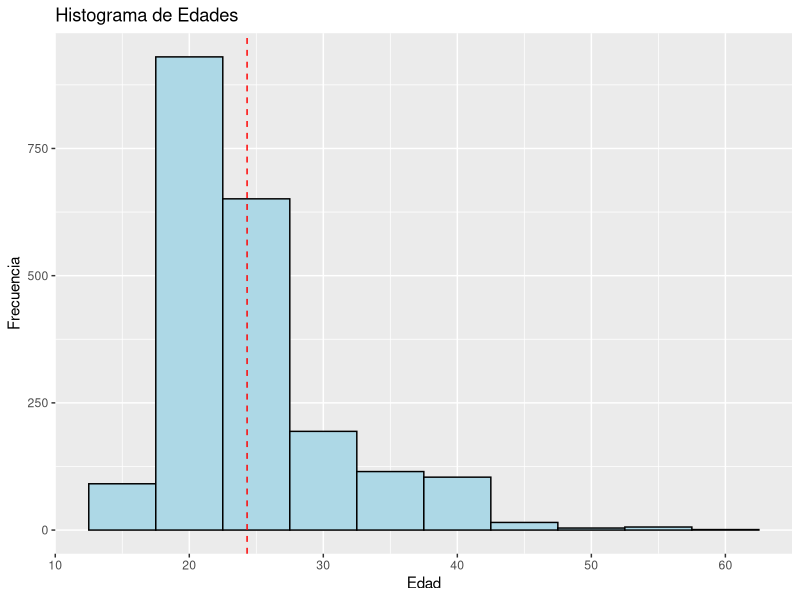
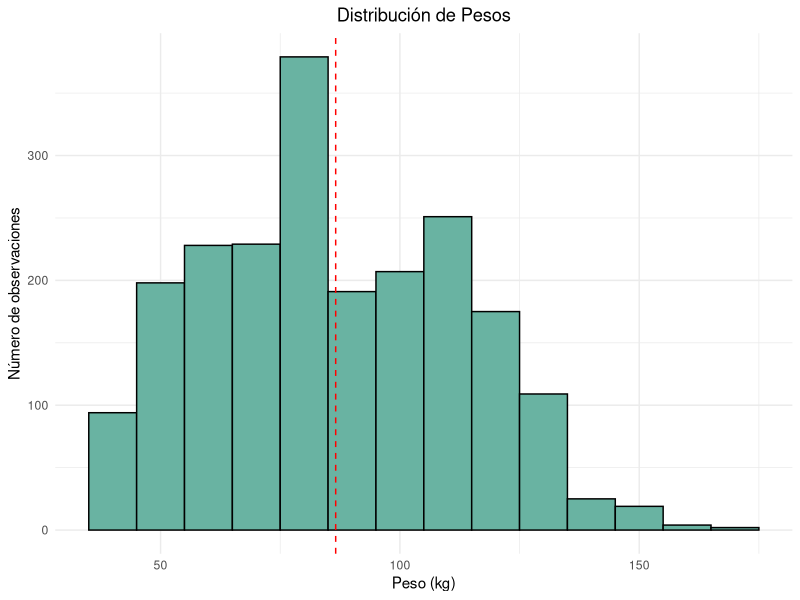
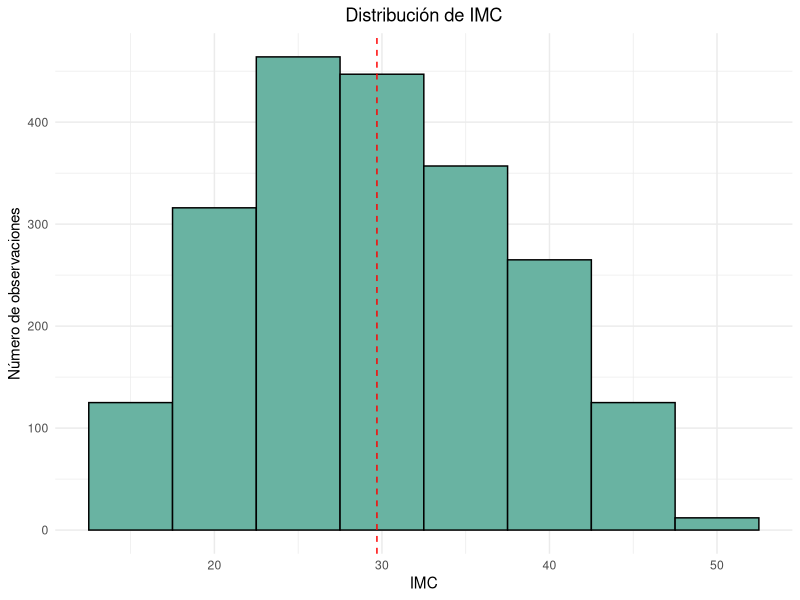
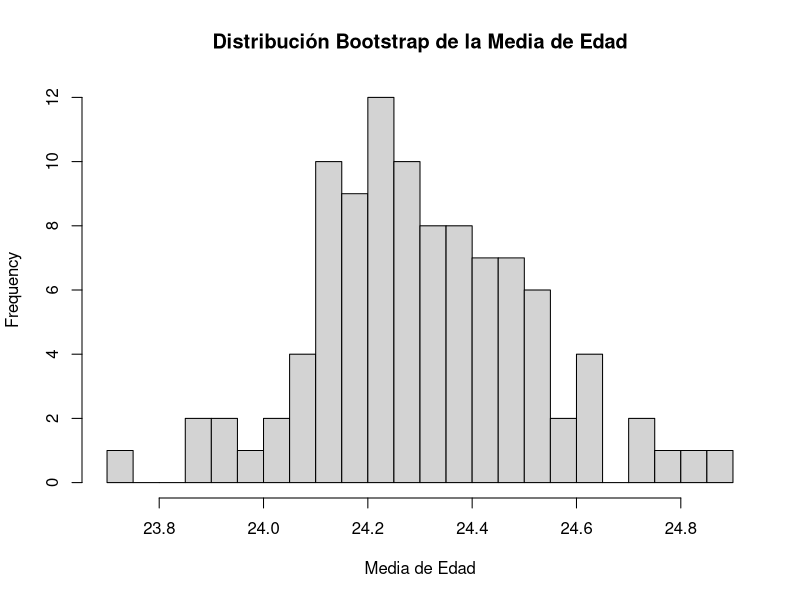
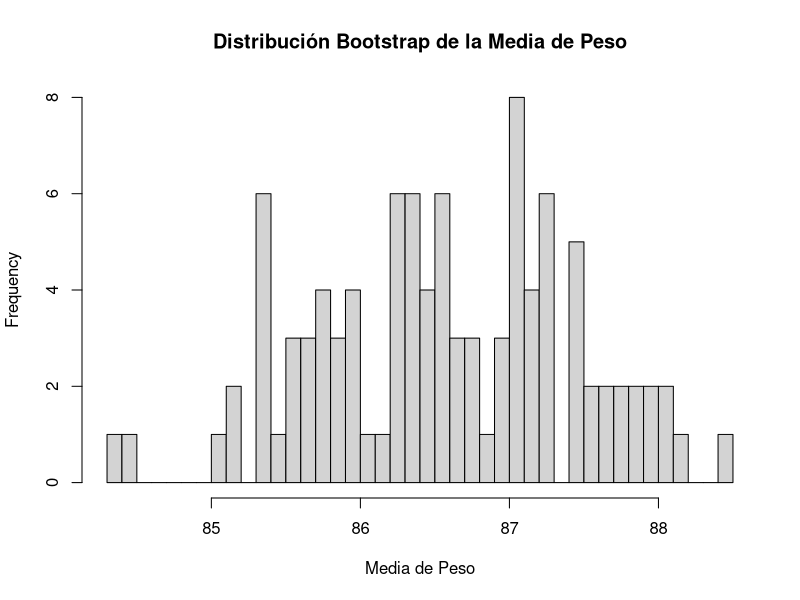
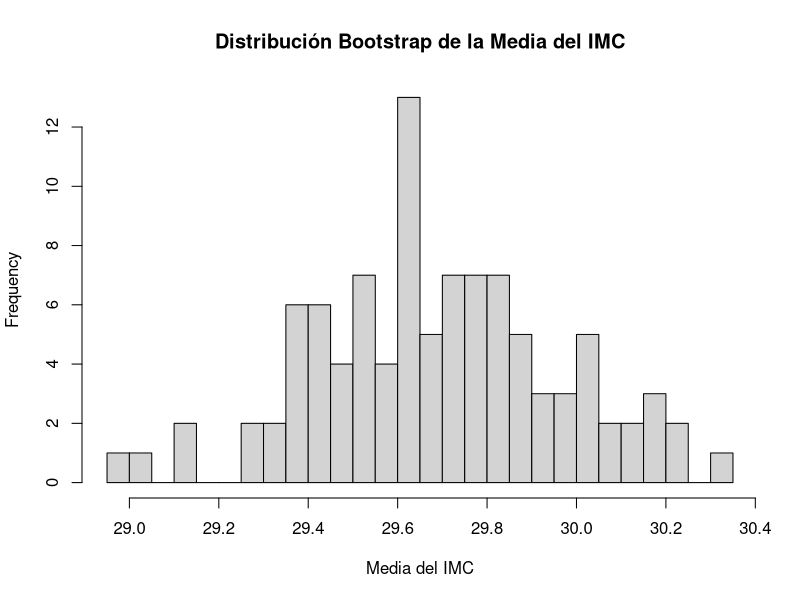
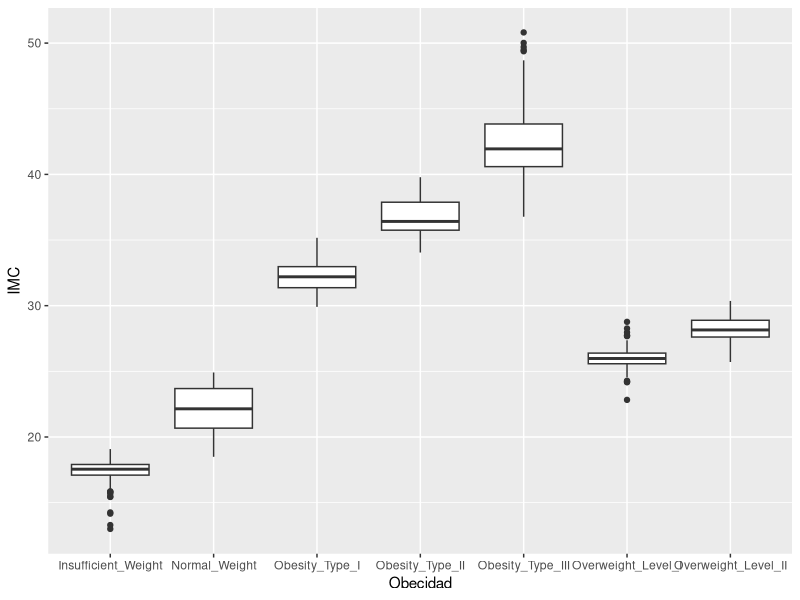
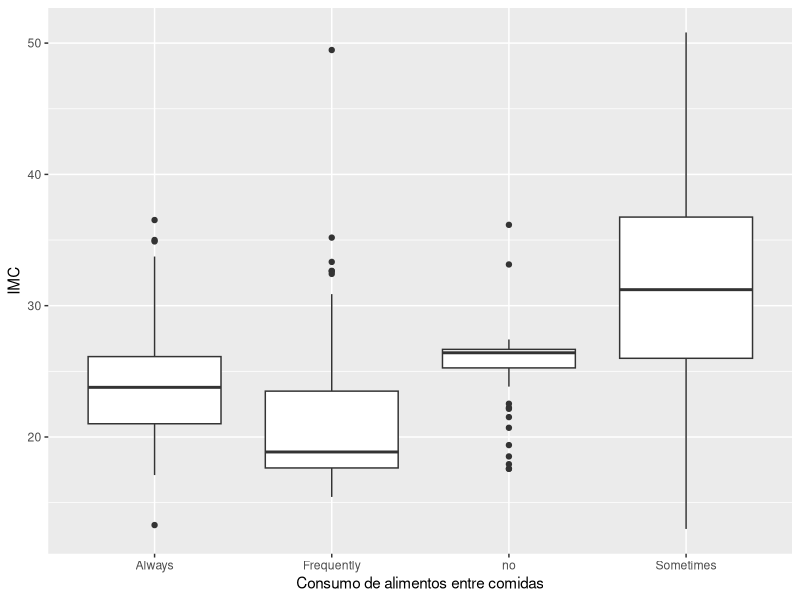

Here is the R script that generated these plots, in order:
## ---- chunk 1

#librerias
library(readr)
library(ggplot2)
library(ggpubr)
library(knitr)
library(kableExtra)

## ---- chunk 2

#lectura de los datos
datos <- read_csv("Obesity prediction.csv")
head(datos)

## ---- chunk 3

#graficando la población
ggplot(datos, aes(x = Age)) +
  geom_histogram(binwidth = 5, fill = "lightblue", color = "black") +
  geom_vline(aes(xintercept = mean(Age)), color = "red", linetype = 2) +
  labs(title = "Histograma de Edades", x = "Edad", y = "Frecuencia")

## ---- chunk 4

ggplot(datos, aes(x = Weight)) +
  geom_histogram(binwidth = 10, fill = "#69b3a2", color = "black") +
  geom_vline(aes(xintercept = mean(Weight)), color = "red", linetype = 2) +
  labs(title = "Distribución de Pesos", x = "Peso (kg)", y = "Número de observaciones") +
  theme_minimal() +
  theme(plot.title = element_text(hjust = 0.5))

## ---- chunk 5

ggplot(datos, aes(x = IMC)) +
  geom_histogram(binwidth = 5, fill = "#69b3a2", color = "black") +
  geom_vline(aes(xintercept = mean(IMC)), color = "red", linetype = 2) +
  labs(title = "Distribución de IMC", x = "IMC", y = "Número de observaciones") +
  theme_minimal() +
  theme(plot.title = element_text(hjust = 0.5))

## ---- chunk 6

#Del histograma de IMC parece que la población esta por encima de los valores considerados normales.

# Encontrando la moda de la variable Obesity
moda_obesidad <- names(which.max(table(datos$Obesity)))

## ---- chunk 7

#Estadistica descriptiva

# Media
media_edad_pob <- round(mean(datos$Age), 2)
media_peso_pob <- round(mean(datos$Weight), 2)
media_altura_pob <- round(mean(datos$Height), 2)
media_imc_pob <- round(mean(datos$IMC), 2)

# Mediana
mediana_edad_pob <- round(median(datos$Age), 2)
mediana_peso_pob <- round(median(datos$Weight), 2)
mediana_altura_pob <- round(median(datos$Height), 2)
mediana_imc_pob <- round(median(datos$IMC), 2)

# Moda
moda_edad_pob <- names(which.max(table(datos$Age)))
moda_peso_pob <- names(which.max(table(datos$Weight)))
moda_altura_pob <- names(which.max(table(datos$Height)))
moda_imc_pob <- names(which.max(table(datos$IMC)))
moda_obesidad_pob <- names(which.max(table(datos$Obesity)))

# Desviación estándar
sd_edad_pob <- round(sd(datos$Age), 2)
sd_peso_pob <- round(sd(datos$Weight), 2)
sd_altura_pob <- round(sd(datos$Height), 2)
sd_imc_pob <- round(sd(datos$IMC), 2)


# Mínimo
min_edad_pob <- min(datos$Age)
min_peso_pob <- min(datos$Weight)
min_altura_pob <- min(datos$Height)
min_imc_pob <- min(datos$IMC)

# Máximo
max_edad_pob <- max(datos$Age)
max_peso_pob <- max(datos$Weight)
max_altura_pob <- max(datos$Height)
max_imc_pob <- max(datos$IMC)

# Almacenando la estadistica descriptiva en estadisticas_pob
estadisticas_pob <- data.frame(
  Variable = c("Edad", "Peso", "Altura", "Obesity", "IMC"),
  Media = c(media_edad_pob, media_peso_pob, media_altura_pob, NA, media_imc_pob),
  Mediana = c(mediana_edad_pob, mediana_peso_pob, mediana_altura_pob, NA, mediana_imc_pob),
  Moda = c(moda_edad_pob, moda_peso_pob, moda_altura_pob, moda_obesidad_pob, moda_imc_pob),
  Desviacion_Estandar = c(sd_edad_pob, sd_peso_pob, sd_altura_pob, NA, sd_imc_pob),
  Minimo = c(min_edad_pob, min_peso_pob, min_altura_pob, NA, min_imc_pob),
  Maximo = c(max_edad_pob, max_peso_pob, max_altura_pob, NA, max_imc_pob)
)

# Mostrar la tabla
kable(estadisticas_pob, caption = "Estadísticas Descriptivas") %>%
  kable_styling(bootstrap_options = c("striped", "hover"))

## ---- chunk 8
#MUESTREO

# Tamaño de la muestra
n_muestra <- 800 

# Función para realizar un muestreo bootstrap y calcular la media
bootstrap_media <- function(data, n_muestra) {
  muestra <- sample(data, size = n_muestra, replace = TRUE)
  return(mean(muestra))
}


# Realizar 1000 repeticiones del muestreo bootstrap para la edad
media_edad_muestra <- replicate(100, bootstrap_media(datos$Age, n_muestra))

# Realizar 1000 repeticiones del muestreo bootstrap para el peso
media_peso_muestra <- replicate(100, bootstrap_media(datos$Weight, n_muestra))

# Realizar 1000 repeticiones del muestreo bootstrap para el imc
media_imc_muestra <- replicate(100, bootstrap_media(datos$IMC, n_muestra))

#OBSERVANDO LA MUESTRA

# Histograma de la distribución bootstrap de la media de edad
hist(media_edad_muestra, breaks = 30, main = "Distribución Bootstrap de la Media de Edad", xlab = "Media de Edad")

## ---- chunk 9

# Histograma de la distribución bootstrap de la media de peso
hist(media_peso_muestra, breaks = 30, main = "Distribución Bootstrap de la Media de Peso", xlab = "Media de Peso")

## ---- chunk 10

# Histograma de la distribución bootstrap de la media de imc
hist(media_imc_muestra, breaks = 30, main = "Distribución Bootstrap de la Media del IMC", xlab = "Media del IMC")

## ---- chunk 11

#Analisis de la muestra

#Se realiza la prueba t de la media de la muestra vs la media de toda la población, se espera que el valor de P no sea significativo si el muestreo es adecuado

# Realizar la prueba t
t.test(media_imc_muestra, mu = media_imc_pob)
t.test(media_edad_muestra, mu = media_edad_pob)
t.test(media_peso_muestra, mu = media_peso_pob)
## ---- chunk 12

#Obesity vs IMC
# ANOVA
obscvsimc_anova <- aov(IMC ~ Obesity, data = datos)

# Prueba de Tukey
TukeyHSD(obscvsimc_anova)

# Gráfico de caja para visualizar la distribución del IMC por nivel de CALC
ggplot(datos, aes(x = Obesity, y = IMC)) +
  geom_boxplot() +
  labs(x = "Obecidad", y = "IMC")
  
## ---- chunk 13
# ANOVA
caecvsimc_anova <- aov(IMC ~ CAEC, data = datos)

# Prueba de Tukey
TukeyHSD(caecvsimc_anova)

# Gráfico de caja para visualizar la distribución del IMC por nivel de CAEC
ggplot(datos, aes(x = CAEC, y = IMC)) +
  geom_boxplot() +
  labs(x = "Consumo de alimentos entre comidas", y = "IMC")

## ---- chunk 14

#consumo de alcohol vs imc
# ANOVA
calcvsimc_anova <- aov(IMC ~ CALC, data = datos)

# Prueba de Tukey
TukeyHSD(calcvsimc_anova)

# Gráfico de caja para visualizar la distribución del IMC por nivel de CALC
ggplot(datos, aes(x = CALC, y = IMC)) +
  geom_boxplot() +
  labs(x = "Consumo de alcohol", y = "IMC")
  
## ---- chunk 15

#Metodo de transporte vs imc
# ANOVA
imcvsmtrans_anova <- aov(IMC ~ MTRANS, data = datos)

# Prueba de Tukey
TukeyHSD(imcvsmtrans_anova)

# Gráfico de caja para visualizar la distribución del IMC por medio de transporte
ggplot(datos, aes(x = MTRANS, y = IMC)) +
  geom_boxplot() +
  labs(x = "Medio de transporte", y = "IMC")

## ---- chunk 16

# Regresión lineal con múltiples variables
modelo_regresion <- lm(IMC ~ TUE + Age + Gender, data = datos)
summary(modelo_regresion)

#Regresión lineal

# Realizar la regresión lineal
modelo_regresion <- lm(IMC ~ CH2O, data = datos)

# Ver el resumen del modelo
summary(modelo_regresion)

# Gráfico de dispersión con línea de regresión
ggplot(datos, aes(x = CH2O, y = IMC)) +
  geom_point() +
  geom_smooth(method = "lm") +
  labs(x = "Consumo diario de agua (CH2O)", y = "IMC", title = "Relación entre CH2O e IMC")
  
## ---- chunk 17
#correlación

#Numero de comidas principales vs imc
# Calcular la correlación de Pearson
correlacion_ncp_imc <- cor(datos$NCP, datos$IMC)

# Imprimir el resultado
print(paste("La correlación entre fcvc e IMC es:", correlacion_ncp_imc))

ggplot(datos, aes(x = NCP, y = IMC)) +
  geom_point() +
  geom_smooth(method = "lm") +
  labs(x = "Numero de comidas principales", y = "IMC", title = "Relación entre Edad e IMC")

#En el grafico es complicado de observar, quizá por la baja cantidad en cuanto a posibles alimentos y al ruido de los datos generados.
## ---- chunk 18

#prueba t

# Realizar la prueba t para comparar el IMC entre hombres y mujeres
genero_prueba_t <- t.test(IMC ~ Gender, data = datos)

# Imprimir el resultado
print(genero_prueba_t)

# Gráfico de caja para comparar el IMC entre hombres y mujeres
ggplot(datos, aes(x = Gender, y = IMC)) +
  geom_boxplot() +
  labs(x = "Género", y = "IMC")

knitr::opts_chunk$set(echo = TRUE)
